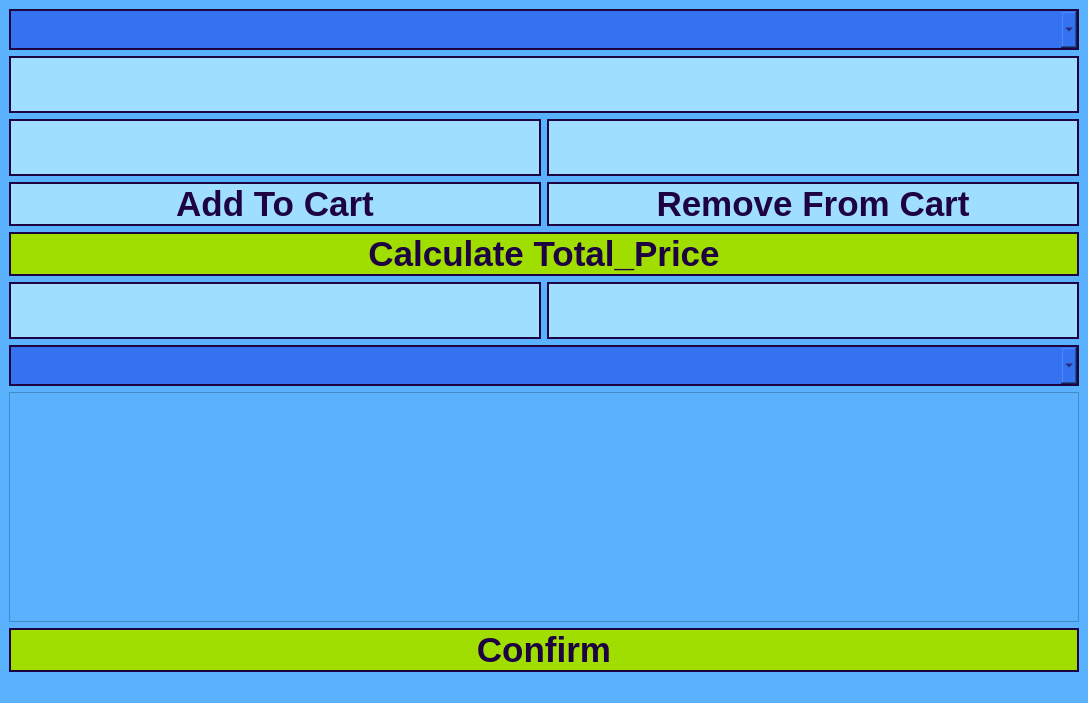
<?xml version="1.0" encoding="UTF-8"?>
<ui version="4.0">
 <class>MainWindow</class>
 <widget class="QMainWindow" name="MainWindow">
  <property name="geometry">
   <rect>
    <x>0</x>
    <y>0</y>
    <width>1088</width>
    <height>703</height>
   </rect>
  </property>
  <property name="windowTitle">
   <string>MainWindow</string>
  </property>
  <property name="styleSheet">
   <string notr="true"> background-color: #5AB2FF</string>
  </property>
  <widget class="QWidget" name="centralwidget">
   <layout class="QVBoxLayout" name="verticalLayout">
    <item>
     <layout class="QHBoxLayout" name="horizontalLayout_4">
      <item>
       <widget class="QComboBox" name="comboBox_price">
        <property name="styleSheet">
         <string notr="true">border: 2px solid #1E0342;
background-color: #3572EF;
color: #1E0342;
font:30px;</string>
        </property>
       </widget>
      </item>
     </layout>
    </item>
    <item>
     <widget class="QLineEdit" name="lineEdit_search">
      <property name="styleSheet">
       <string notr="true">font-weight: bold;
font-size: 45px;
border-radius: 50px; 
border: 2px solid #1E0342;
background-color: #A0DEFF;
color: #1E0342;</string>
      </property>
     </widget>
    </item>
    <item>
     <layout class="QHBoxLayout" name="horizontalLayout_3">
      <item>
       <widget class="QLineEdit" name="lineEdit_ID">
        <property name="styleSheet">
         <string notr="true">font-weight: bold;
font-size: 45px;
border-radius: 50px; 
border: 2px solid #1E0342;
background-color: #A0DEFF;
color: #1E0342;</string>
        </property>
       </widget>
      </item>
      <item>
       <widget class="QLineEdit" name="lineEdit_quantity">
        <property name="styleSheet">
         <string notr="true">font-weight: bold;
font-size: 45px;
border-radius: 50px; 
border: 2px solid #1E0342;
background-color: #A0DEFF;
color: #1E0342;</string>
        </property>
       </widget>
      </item>
     </layout>
    </item>
    <item>
     <layout class="QHBoxLayout" name="horizontalLayout_2">
      <item>
       <widget class="QPushButton" name="pushButton_2">
        <property name="styleSheet">
         <string notr="true">font-weight: bold;
font-size: 35px;
border-radius: 50px; 
border: 2px solid #1E0342;
background-color: #A0DEFF;
color: #1E0342;</string>
        </property>
        <property name="text">
         <string>Add To Cart</string>
        </property>
       </widget>
      </item>
      <item>
       <widget class="QPushButton" name="pushButton_3">
        <property name="styleSheet">
         <string notr="true">font-weight: bold;
font-size: 35px;
border-radius: 50px; 
border: 2px solid #1E0342;
background-color: #A0DEFF;
color: #1E0342;</string>
        </property>
        <property name="text">
         <string>Remove From Cart</string>
        </property>
       </widget>
      </item>
     </layout>
    </item>
    <item>
     <widget class="QPushButton" name="pushButton_calc">
      <property name="styleSheet">
       <string notr="true">font-weight: bold;
font-size: 35px;
border-radius: 50px; 
border: 2px solid #1E0342;
background-color: #A0DE00;
color: #1E0342;</string>
      </property>
      <property name="text">
       <string>Calculate Total_Price</string>
      </property>
     </widget>
    </item>
    <item>
     <layout class="QHBoxLayout" name="horizontalLayout">
      <item>
       <widget class="QLineEdit" name="lineEdit_Discount">
        <property name="styleSheet">
         <string notr="true">font-weight: bold;
font-size: 45px;
border-radius: 50px; 
border: 2px solid #1E0342;
background-color: #A0DEFF;
color: #1E0342;</string>
        </property>
       </widget>
      </item>
      <item>
       <widget class="QLineEdit" name="lineEdit_Total_Price">
        <property name="styleSheet">
         <string notr="true">font-weight: bold;
font-size: 45px;
border-radius: 50px; 
border: 2px solid #1E0342;
background-color: #A0DEFF;
color: #1E0342;</string>
        </property>
       </widget>
      </item>
     </layout>
    </item>
    <item>
     <widget class="QComboBox" name="comboBox">
      <property name="styleSheet">
       <string notr="true">border: 2px solid #1E0342;
background-color: #3572EF;
color: #1E0342;
font:30px;</string>
      </property>
     </widget>
    </item>
    <item>
     <widget class="QTableWidget" name="tableWidget"/>
    </item>
    <item>
     <widget class="QPushButton" name="pushButton">
      <property name="styleSheet">
       <string notr="true">font-weight: bold;
font-size: 35px;
border-radius: 50px; 
border: 2px solid #1E0342;
background-color: #A0DE00;
color: #1E0342;</string>
      </property>
      <property name="text">
       <string>Confirm</string>
      </property>
     </widget>
    </item>
   </layout>
  </widget>
  <widget class="QMenuBar" name="menubar">
   <property name="geometry">
    <rect>
     <x>0</x>
     <y>0</y>
     <width>1088</width>
     <height>22</height>
    </rect>
   </property>
  </widget>
  <widget class="QStatusBar" name="statusBar"/>
 </widget>
 <resources/>
 <connections/>
</ui>
